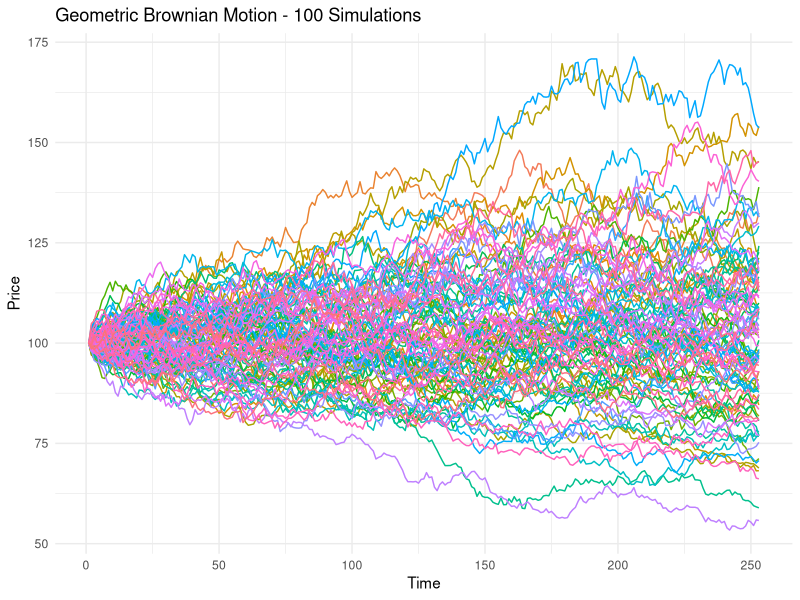
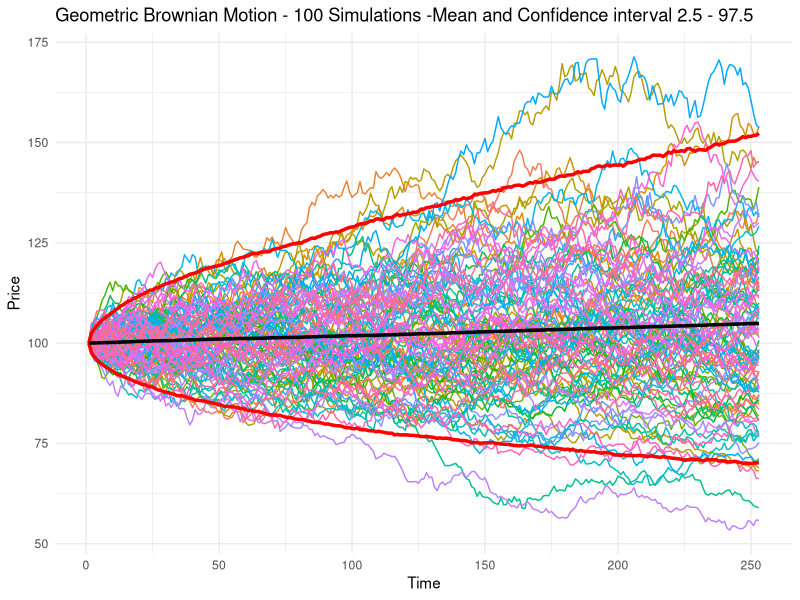
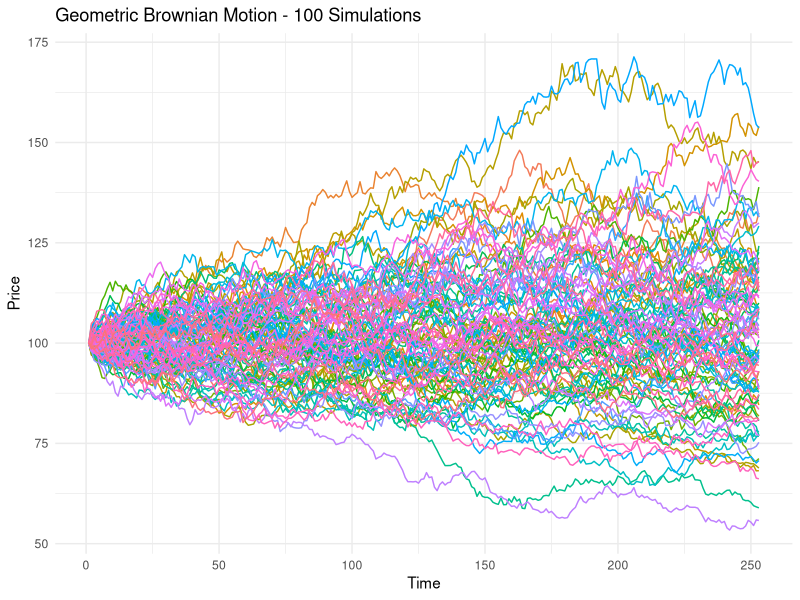

The R source for these figures, in order:
# Movimiento Browniano----------------------------------------------------------
library(tidyverse)

#Geometric Browninan Motion simulation with 10,000 simulations

#Parameters
S0 <- 100 #Initial price
mu <- 0.05 #drift (mean return)
sigma <- 0.2 #Volatility (standard deviation of return)
T <- 1 #Time period
N <- 252 #Number of time steps
dt <- T/N #time increment
num_simulations <- 10000 #number of simulations


#Generate random normal values
set.seed(123)
epsilon <- matrix(rnorm(N * num_simulations, mean=0, sd=1), nrow=N)

#Calculate drift and volatility terms
drift <- (mu - 0.5*sigma^2) * dt
volatility <- sigma * sqrt(dt)

#Generate price series for each simulation
prices <- matrix(nrow=N+1, ncol=num_simulations)
prices[1, ] <- S0

for (i in 2:(N+1)){
  prices[i, ] <- prices[i-1, ] * exp(drift + volatility * epsilon[i-1, ])
}

#Select a random sample of simulations to plot
num_sample <- 100 #number of simulations to plot
sample_indices <- sample(1:num_simulations, num_sample)

#Prepare data for ggplot
data <- data.frame(time=rep(1:(N+1), num_sample),
                   price=c(prices[, sample_indices]),
                   simulation=rep(sample_indices, each= N+1))

#Plot the price series using ggplot
p <- ggplot(data) + geom_line(aes(x = time, y = price, color = as.factor(simulation))) +
  xlab("Time") + 
  ylab("Price") + 
  ggtitle(paste("Geometric Brownian Motion -", num_sample, "Simulations")) + 
  theme_minimal() + 
  theme(legend.position = "none")

p

#Calculate confidence interval for each time step
percentiles = c(0.025, 0.975)

confidence_interval <- tibble(time = 1:(N+1),
                              Mean = apply(prices, 1, mean, na.rm = TRUE),
                              as_tibble(t(apply(prices, 1, quantile, probs = percentiles, na.rm = TRUE))) %>%
  rename_with(~c("LI", "LS")))

p + geom_line(data = confidence_interval, aes(x = time, y = LI), lwd = 1.2, col = "red") + 
  geom_line(data = confidence_interval, aes(x = time, y = LS), lwd = 1.2, col = "red") + 
  geom_line(data = confidence_interval, aes(x = time, y = Mean), lwd = 1.2, col = "black") + 
  ggtitle(paste("Geometric Brownian Motion -", num_sample, "Simulations", "-Mean and Confidence interval", percentiles[1]*100, "-", percentiles[2]*100))


p














